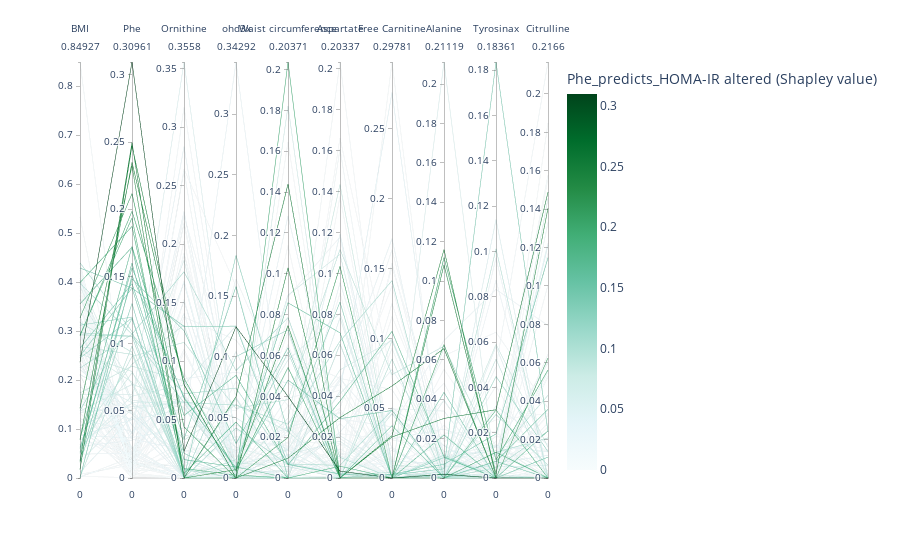

Here is the notebook cell this chart was saved with:
### Code cell
a_multi_study  = studies[0]
CUTOFF_AUC     = 0.9
CUTOFF_FEATURE = 0



bs_trials = []#pd.DataFrame()
ds_aucs   = []
for t in a_multi_study.get_trials():
        if t.values is None:
                continue
        if t.values[0] > CUTOFF_AUC and t.values[1] > CUTOFF_FEATURE:
                #bs_trials[t.number] = t.params#list(t.params.values()) #+ list(t.values)
                bs_trials.append(t.params)
                ds_aucs.append(t.values[0])



df_ranks_abnormal = pd.DataFrame()
df_ranks_healty   = pd.DataFrame()
AUCs              = []


for trial_num, one_trial in enumerate(bs_trials):


    kfold_splits, xgb_params = one_trial.pop('kfold_splits'), one_trial

    model_instance = ModelInstance(
                                        df  = df, 
                                        target      = it_targets[0], 
                                        test_size = 0.3, 
                                        xgb_params  = xgb_params, 
                                        kfold_splits = kfold_splits, 
                                        seed       = None)

    feature_metrics = model_instance.get_feature_explanation()
    df_ranks_abnormal[trial_num] = feature_metrics["SHAP_abnormal"]
    df_ranks_healty[trial_num]   = feature_metrics["SHAP_healty"]
    AUCs.append(model_instance.get_AUC_on_test_data())


import plotly.express as px

df_ranks_long = df_ranks_abnormal.T
order = df_ranks_long.rank(axis="columns", ascending=False).median(axis="rows").sort_values().index

df_ranks_long["auc_score"] = AUCs


fig_barplot = px.bar(
df_ranks_abnormal,
barmode="group",
)
def rank_sort(df_ranks_abnormal : pd.DataFrame) -> pd.Index:
        """This takes the dataframe, ranks its variables, and sorts them by the mean ranking"""
        return df_ranks_abnormal.rank(axis="rows").mean(axis="columns").sort_values(ascending=False).index

import plotly.express as px
order = rank_sort(df_ranks_abnormal) # Converts ranks to an ordered list

def wrapper_pcoorplot(df_ranks_abnormal, dims = order.tolist()):
        """Small wapper around plotly paralel coordinates plot"""
        fig_ranks = px.parallel_coordinates(
                df_ranks_abnormal.T, 
                dimensions=dims,
                color="Phe",
                #labels=labels_relabel,
                color_continuous_scale='BuGn',
        )

        fig_ranks.update_layout(
                yaxis_tickformat=".2f",
                coloraxis_colorbar=dict(title=f"{a_multi_study.study_name} (Shapley value)"),
        )

        return fig_ranks

# Creates the figure with the first [:15] features according to ranking
fig_abnormal = wrapper_pcoorplot(df_ranks_abnormal, order.tolist()[:10])
fig_abnormal.show() # Show fig, as this is a notebook
